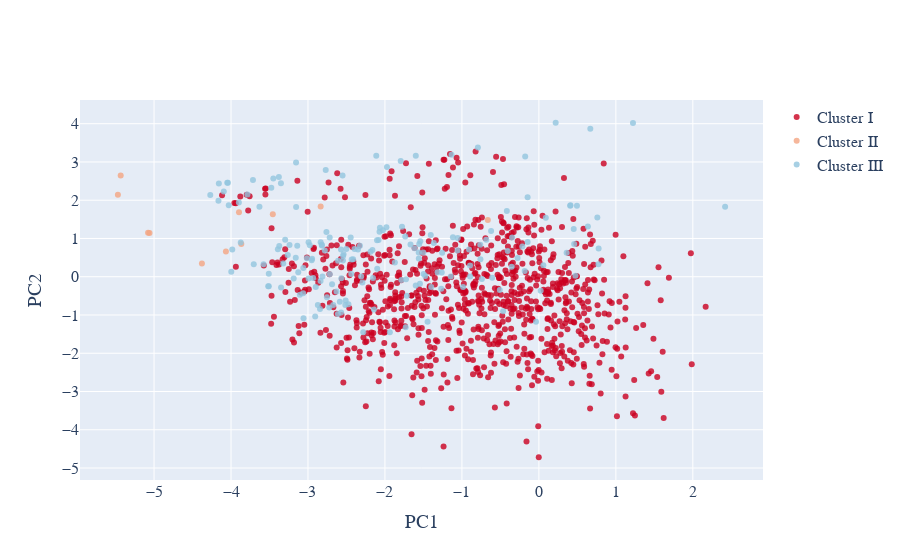

The notebook cell this image was saved under:
### Code cell
#TESTING DATA PCA
plotX = X_test_clstrs

#PCA with two principal components
pca_2d = PCA(n_components=2)

clusters = plotX['clusters']

#This DataFrame contains the two principal components that will be used
#for the 2-D visualization mentioned above
PCs_2d = pd.DataFrame(pca_2d.fit_transform(plotX.drop(['clusters'], axis=1)))

#"PC1_2d" means: 'The first principal component of the components created for 2-D visualization, by PCA.'
#And "PC2_2d" means: 'The second principal component of the components created for 2-D visualization, by PCA.'
PCs_2d.columns = ["PC1_2d", "PC2_2d"]
PCs_2d.set_index(plotX.index, inplace = True)

plotX['clusters'] = clusters
plotX['PC1_2d'] = PCs_2d['PC1_2d']
plotX['PC2_2d'] = PCs_2d['PC2_2d']

uniq_clusters = plotX['clusters'].unique()
uniqs = uniq_clusters.tolist()
uniqs.sort()

cluster0 = plotX[plotX['clusters'] == uniqs[0]]
cluster1 = plotX[plotX['clusters'] == uniqs[1]]
cluster2 = plotX[plotX['clusters'] == uniqs[2]]

#Instructions for building the 2-D plot

#trace1 is for 'Cluster 0'
trace1 = go.Scatter(
                    x = cluster0["PC1_2d"],
                    y = cluster0["PC2_2d"],
                    mode = "markers",
                    name = "Cluster I",
                    marker = dict(color = 'rgba(202,0,32,0.8)'),
                    text = None)

#trace2 is for 'Cluster 1'
trace2 = go.Scatter(
                    x = cluster1["PC1_2d"],
                    y = cluster1["PC2_2d"],
                    mode = "markers",
                    name = "Cluster II",
                    marker = dict(color = 'rgba(244,165,130, 0.8)'),
                    text = None)

#trace3 is for 'Cluster 2'
trace3 = go.Scatter(
                    x = cluster2["PC1_2d"],
                    y = cluster2["PC2_2d"],
                    mode = "markers",
                    name = "Cluster III",
                    marker = dict(color = 'rgba(146,197,222, 0.8)'),
                    text = None)

data = [trace1, trace2, trace3]

#title = "Visualizing Clusters in Two Dimensions Using PCA"

layout = dict(xaxis= dict(title= 'PC1',ticklen= 5,zeroline= False),
              yaxis= dict(title= 'PC2',ticklen= 5,zeroline= False),
              font_family="Arial",
              font = dict(size=16)
             )

fig = dict(data = data, layout = layout)

iplot(fig)

### Figure 1 — Plotly figure (JSON) as saved in the notebook; plotly's stock layout.template omitted (floating-point values rounded to 4 significant figures; data arrays with more than 128 entries replaced by an {"elided": "..."} marker saying what was removed)
{"data": [{"marker": {"color": "rgba(202,0,32,0.8)"}, "mode": "markers", "name": "Cluster I", "type": "scatter", "x": {"elided": "871 float values"}, "y": {"elided": "871 float values"}}, {"marker": {"color": "rgba(244,165,130, 0.8)"}, "mode": "markers", "name": "Cluster II", "type": "scatter", "x": [-5.078, -3.867, -0.6636, -4.066, -3.457, -2.835, -3.896, -4.378, -5.434, -5.47, -5.059], "y": [1.147, 0.8523, 1.485, 0.6611, 1.632, 1.834, 1.683, 0.3427, 2.645, 2.141, 1.143]}, {"marker": {"color": "rgba(146,197,222, 0.8)"}, "mode": "markers", "name": "Cluster III", "type": "scatter", "x": {"elided": "179 float values"}, "y": {"elided": "179 float values"}}], "layout": {"font": {"family": "Arial", "size": 16}, "xaxis": {"ticklen": 5, "title": {"text": "PC1"}, "zeroline": false}, "yaxis": {"ticklen": 5, "title": {"text": "PC2"}, "zeroline": false}}}
